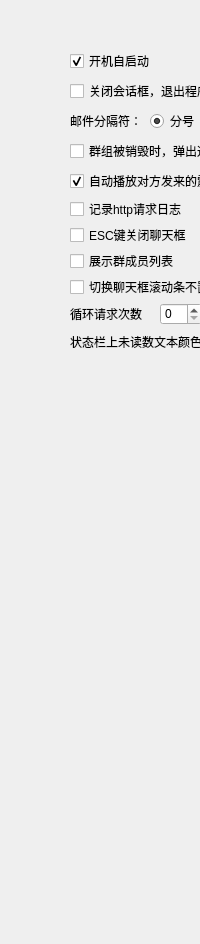
                 <widget class="QWidget" name="page_other">
                  <layout class="QVBoxLayout" name="verticalLayout_13">
                   <property name="spacing">
                    <number>0</number>
                   </property>
                   <property name="leftMargin">
                    <number>70</number>
                   </property>
                   <property name="topMargin">
                    <number>50</number>
                   </property>
                   <property name="rightMargin">
                    <number>0</number>
                   </property>
                   <property name="bottomMargin">
                    <number>0</number>
                   </property>
                   <item>
                    <widget class="QWidget" name="widget_2" native="true">
                     <property name="minimumSize">
                      <size>
                       <width>0</width>
                       <height>565</height>
                      </size>
                     </property>
                     <widget class="QCheckBox" name="cbAutoStartup">
                      <property name="geometry">
                       <rect>
                        <x>0</x>
                        <y>0</y>
                        <width>371</width>
                        <height>22</height>
                       </rect>
                      </property>
                      <property name="text">
                       <string>开机自启动</string>
                      </property>
                      <property name="checked">
                       <bool>true</bool>
                      </property>
                     </widget>
                     <widget class="QCheckBox" name="cbQuitOnClose">
                      <property name="geometry">
                       <rect>
                        <x>0</x>
                        <y>30</y>
                        <width>371</width>
                        <height>22</height>
                       </rect>
                      </property>
                      <property name="text">
                       <string>关闭会话框，退出程序</string>
                      </property>
                     </widget>
                     <widget class="QLabel" name="label">
                      <property name="geometry">
                       <rect>
                        <x>0</x>
                        <y>60</y>
                        <width>81</width>
                        <height>22</height>
                       </rect>
                      </property>
                      <property name="text">
                       <string>邮件分隔符：</string>
                      </property>
                     </widget>
                     <widget class="QCheckBox" name="cbNoticeGroupDestroy">
                      <property name="geometry">
                       <rect>
                        <x>0</x>
                        <y>90</y>
                        <width>381</width>
                        <height>22</height>
                       </rect>
                      </property>
                      <property name="text">
                       <string>群组被销毁时，弹出通知窗口</string>
                      </property>
                     </widget>
                     <widget class="QWidget" name="widget_16" native="true">
                      <property name="geometry">
                       <rect>
                        <x>80</x>
                        <y>60</y>
                        <width>118</width>
                        <height>22</height>
                       </rect>
                      </property>
                      <layout class="QHBoxLayout" name="horizontalLayout_5">
                       <property name="spacing">
                        <number>0</number>
                       </property>
                       <property name="leftMargin">
                        <number>0</number>
                       </property>
                       <property name="topMargin">
                        <number>0</number>
                       </property>
                       <property name="rightMargin">
                        <number>0</number>
                       </property>
                       <property name="bottomMargin">
                        <number>0</number>
                       </property>
                       <item>
                        <widget class="QRadioButton" name="tbMailSplitDefault">
                         <property name="text">
                          <string>分号</string>
                         </property>
                         <property name="checked">
                          <bool>true</bool>
                         </property>
                        </widget>
                       </item>
                       <item>
                        <widget class="QRadioButton" name="tbMailSplitComma">
                         <property name="text">
                          <string>逗号</string>
                         </property>
                        </widget>
                       </item>
                      </layout>
                     </widget>
                     <widget class="QLabel" name="label_2">
                      <property name="geometry">
                       <rect>
                        <x>0</x>
                        <y>253</y>
                        <width>81</width>
                        <height>22</height>
                       </rect>
                      </property>
                      <property name="text">
                       <string>循环请求次数</string>
                      </property>
                     </widget>
                     <widget class="MySpinBox" name="requesttm">
                      <property name="geometry">
                       <rect>
                        <x>90</x>
                        <y>253</y>
                        <width>42</width>
                        <height>22</height>
                       </rect>
                      </property>
                      <property name="focusPolicy">
                       <enum>Qt::ClickFocus</enum>
                      </property>
                      <property name="minimum">
                       <number>0</number>
                      </property>
                      <property name="maximum">
                       <number>10</number>
                      </property>
                      <property name="value">
                       <number>0</number>
                      </property>
                     </widget>
                     <widget class="QCheckBox" name="cbAutoShake">
                      <property name="geometry">
                       <rect>
                        <x>0</x>
                        <y>120</y>
                        <width>371</width>
                        <height>22</height>
                       </rect>
                      </property>
                      <property name="text">
                       <string>自动播放对方发来的震动</string>
                      </property>
                      <property name="checked">
                       <bool>true</bool>
                      </property>
                     </widget>
                     <widget class="QCheckBox" name="cbHttpLog">
                      <property name="enabled">
                       <bool>true</bool>
                      </property>
                      <property name="geometry">
                       <rect>
                        <x>0</x>
                        <y>148</y>
                        <width>371</width>
                        <height>22</height>
                       </rect>
                      </property>
                      <property name="text">
                       <string>记录http请求日志</string>
                      </property>
                      <property name="checked">
                       <bool>false</bool>
                      </property>
                     </widget>
                     <widget class="QCheckBox" name="cbEsc_hideChat">
                      <property name="enabled">
                       <bool>true</bool>
                      </property>
                      <property name="geometry">
                       <rect>
                        <x>0</x>
                        <y>174</y>
                        <width>371</width>
                        <height>22</height>
                       </rect>
                      </property>
                      <property name="text">
                       <string>ESC键关闭聊天框</string>
                      </property>
                      <property name="checked">
                       <bool>false</bool>
                      </property>
                     </widget>
                     <widget class="QCheckBox" name="cbGroupChatMember_ShowOrHide">
                      <property name="enabled">
                       <bool>true</bool>
                      </property>
                      <property name="geometry">
                       <rect>
                        <x>0</x>
                        <y>200</y>
                        <width>371</width>
                        <height>22</height>
                       </rect>
                      </property>
                      <property name="text">
                       <string>展示群成员列表</string>
                      </property>
                      <property name="checked">
                       <bool>false</bool>
                      </property>
                     </widget>
                     <widget class="QCheckBox" name="cbScrollbarOnblew">
                      <property name="enabled">
                       <bool>true</bool>
                      </property>
                      <property name="geometry">
                       <rect>
                        <x>0</x>
                        <y>226</y>
                        <width>371</width>
                        <height>22</height>
                       </rect>
                      </property>
                      <property name="text">
                       <string>切换聊天框滚动条不置底</string>
                      </property>
                      <property name="checked">
                       <bool>false</bool>
                      </property>
                     </widget>
                     <widget class="QWidget" name="tasktextcolor" native="true">
                      <property name="geometry">
                       <rect>
                        <x>0</x>
                        <y>280</y>
                        <width>200</width>
                        <height>23</height>
                       </rect>
                      </property>
                      <layout class="QHBoxLayout" name="horizontalLayout_9">
                       <property name="spacing">
                        <number>0</number>
                       </property>
                       <property name="leftMargin">
                        <number>0</number>
                       </property>
                       <property name="topMargin">
                        <number>0</number>
                       </property>
                       <property name="rightMargin">
                        <number>0</number>
                       </property>
                       <property name="bottomMargin">
                        <number>0</number>
                       </property>
                       <item>
                        <widget class="QLabel" name="label_text">
                         <property name="text">
                          <string>状态栏上未读数文本颜色:</string>
                         </property>
                        </widget>
                       </item>
                       <item>
                        <widget class="QPushButton" name="pbt_tasktextclr">
                         <property name="minimumSize">
                          <size>
                           <width>50</width>
                           <height>23</height>
                          </size>
                         </property>
                         <property name="maximumSize">
                          <size>
                           <width>50</width>
                           <height>23</height>
                          </size>
                         </property>
                         <property name="text">
                          <string/>
                         </property>
                         <property name="flat">
                          <bool>true</bool>
                         </property>
                        </widget>
                       </item>
                      </layout>
                     </widget>
                    </widget>
                   </item>
                   <item>
                    <spacer name="verticalSpacer_12">
                     <property name="orientation">
                      <enum>Qt::Vertical</enum>
                     </property>
                     <property name="sizeHint" stdset="0">
                      <size>
                       <width>20</width>
                       <height>329</height>
                      </size>
                     </property>
                    </spacer>
                   </item>
                  </layout>
                 </widget>
